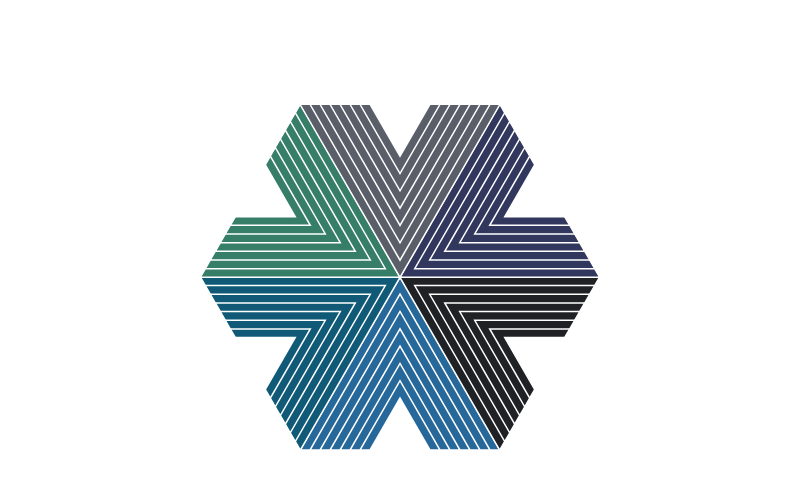
Frame 1 (no input)
Frame 60 (no input): identical to frame 1, image omitted
Frame 120 (the mouse pressed at the canvas centre since frame 60): identical to frame 1, image omitted

The p5.js sketch that drew this single still picture (run headless with seeded random() and noise() and a simulated clock; from frame 60 on, the mouse is pressed at the canvas centre):

// p5.js sketch
// ── sketch.js
var heightRatio = Math.sqrt(3);

function setup(){
	createCanvas(800,500);
	//background(200);
	
	stroke(255,255,255);
	strokeWeight(1.5);
	fill(38,104,154);

	for(var i=0;i<9;i++){
		if (i <7){
		triangle(300+(i*10),450,500-(i*10),450,400,450-((100-(i*10))*heightRatio));
		}
		else {
			fill(255,255,255);
			triangle(300+(i*10),450,500-(i*10),450,400,450-((100-(i*10))*heightRatio));
		}
	}

	fill(32,33,37);
	
	translate(-40,280*heightRatio);
	rotate(-PI/3);



	for(var i=0;i<9;i++){
		if (i <7){
		triangle(300+(i*10),450,500-(i*10),450,400,450-((100-(i*10))*heightRatio));
		}
		else {
			fill(255,255,255);
			triangle(300+(i*10),450,500-(i*10),450,400,450-((100-(i*10))*heightRatio));
		}
	}

	fill(50,55,93);
	rotate(PI/3);
	translate(400,160*heightRatio);
	rotate(-PI*2/3);

	for(var i=0;i<9;i++){
		if (i <7){
		triangle(300+(i*10),450,500-(i*10),450,400,450-((100-(i*10))*heightRatio));
		}
		else {
			fill(255,255,255);
			triangle(300+(i*10),450,500-(i*10),450,400,450-((100-(i*10))*heightRatio));
		}
	}

	fill(16,90,119);
	rotate(PI*2/3);
	translate(80,-560*heightRatio);
	rotate(PI/3);

	for(var i=0;i<9;i++){
		if (i <7){
		triangle(300+(i*10),450,500-(i*10),450,400,450-((100-(i*10))*heightRatio));
		}
		else {
			fill(255,255,255);
			triangle(300+(i*10),450,500-(i*10),450,400,450-((100-(i*10))*heightRatio));
		}
	}

	fill(54,126,104);
	rotate(-PI/3);
	translate(400,160*heightRatio);
	rotate(PI*2/3);
	//rotate(PI*2/3)
	for(var i=0;i<9;i++){
		if (i <7){
		triangle(300+(i*10),450,500-(i*10),450,400,450-((100-(i*10))*heightRatio));
		}
		else {
			fill(255,255,255);
			triangle(300+(i*10),450,500-(i*10),450,400,450-((100-(i*10))*heightRatio));
		}
	}

	fill(90,94,105);
	rotate(-PI*2/3);
	translate(-40,280*heightRatio);
	rotate(PI);
	for(var i=0;i<9;i++){
		if (i <7){
		triangle(300+(i*10),450,500-(i*10),450,400,450-((100-(i*10))*heightRatio));
		}
		else {
			fill(255,255,255);
			triangle(300+(i*10),450,500-(i*10),450,400,450-((100-(i*10))*heightRatio));
		}
	}


}


function draw(){
	
}
